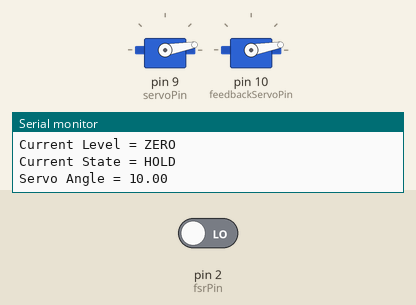
A sketch run on a simulated Arduino Uno, built with avr-gcc and run on an emulated ATmega328P. Shown: 2 × servo, the last lines printed to the serial monitor. The test bench sets the inputs (shaded band); at power-on: pin 2 (fsrPin) LOW.

Above: at 2.2 s.
2.3 s: pin 2 (fsrPin) driven HIGH
At 2.81 s:
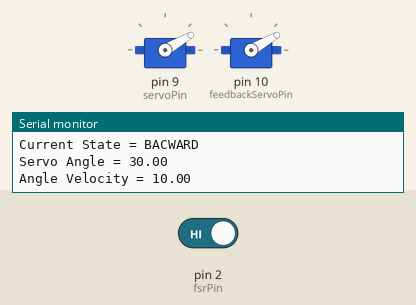
At 5.2 s:
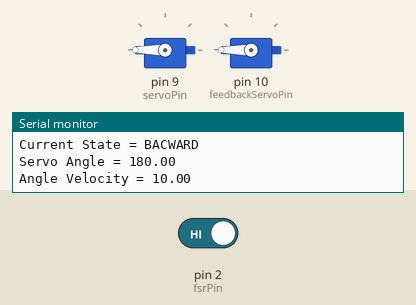
5.3 s: pin 2 (fsrPin) driven LOW
At 6.86 s:
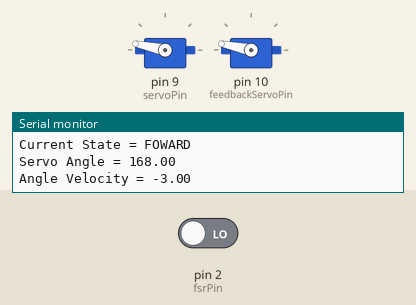
Timing chart, 0 to 14.3 s (numbered marks = the images above; inputs shaded):
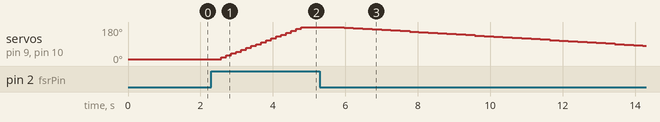

The sketch:

FSR400.ino
```cpp
#include <Servo.h>

// feedback states
#define HOLD 0
#define BACKWARD 1
#define FORWARD 2

// pressure level
#define ZERO 0
#define TRANSIENT 1
#define ONE 2

Servo servo;
Servo feedbackServo;

const int minAngle = 10;
const int maxAngle = 180;

int servoPin = 9;
int feedbackServoPin = 10;
int fsrPin = 2;
int fsrVal = 0;
int presLevel = ZERO;
int state = HOLD;
int next_state = state;
double servoAngle = 3;
double currAngle = servoAngle;
double angleVec = 0;

void setup(void) {

  servo.attach(servoPin,500,2400);
  servo.write(minAngle);
  feedbackServo.attach(feedbackServoPin,500,2400);
  feedbackServo.write(minAngle);
  Serial.begin(9600);
  delay(1000);
  Serial.print("\nReady to Go ...");
}

void loop(void) {

  Serial.print("\n");

  // evaluate current pressure level
  fsrVal = RCtime(fsrPin);
  presLevel = pressureLevel(fsrVal);

  // finite state machine
  Serial.print("\nCurrent State = ");
  switch(state) {
    case HOLD:
      Serial.print("HOLD");
      angleVec = 0;
      if(presLevel == ONE)
        next_state = BACKWARD;
      else if(presLevel == ZERO && isExhausted(currAngle))
        next_state = FORWARD;
      else
        next_state = HOLD;
      break;

    case BACKWARD:
      Serial.print("BACWARD");
      if(presLevel == TRANSIENT || presLevel == ZERO)
        next_state = HOLD;
      else
        next_state = BACKWARD;
      angleVec = 300.0 / double(fsrVal);
      ( angleVec > 10.0 ) ? angleVec = 10.0 : angleVec = angleVec;
      break;

    case FORWARD:
      Serial.print("FOWARD");
      if(presLevel == TRANSIENT || !isExhausted(currAngle))
        next_state = HOLD;
      else
        next_state = FORWARD;
        (servoAngle <= minAngle) ? angleVec = 0 : angleVec = -3;
      break;

    default:
      next_state = HOLD;
  }

  //////////////

  (servoAngle < minAngle) ? servoAngle=minAngle : (servoAngle > maxAngle) ? servoAngle=maxAngle : servoAngle += angleVec;
  servo.write(int(servoAngle));
  feedbackServo.write(int(servoAngle));
  Serial.print("\nServo Angle = ");
  Serial.print(servoAngle);
  Serial.print("\nAngle Velocity = ");
  Serial.print(angleVec);
  delay(100);
  currAngle = servoAngle;
  state = next_state;
}

// check if extented arm is exhausted
bool isExhausted(int currAngle) {

  if(currAngle > minAngle) {
    return  true;
  }
  else {
    return false;
  }

}

// evaluate current pressure level
int pressureLevel(int val) {

  Serial.print("\nCurrent Level = ");
  if(val >= 30000) {
    Serial.print("ZERO");
    return ZERO;
  }
  else if(val <= 500) {
    Serial.print("ONE");
    return ONE;
  }
  else {
    Serial.print("TRANSIENT");
    return TRANSIENT;
  }

}

// calculate RC time constant
int RCtime(int RCpin) {

  int reading = 0;
  pinMode(RCpin, OUTPUT);
  digitalWrite(RCpin, LOW);
  pinMode(RCpin, INPUT);
  while (digitalRead(RCpin) == LOW)
  {
    reading++;
    if (reading == 30000)
      break;
  }
  Serial.print("\nRC value = ");
  Serial.print(reading);
  return reading;

}
```

Measured:
- after the input at 2.3 s, servo on pin 9 (servoPin), servo on pin 10 (feedbackServoPin): moves from 10° to 180° over 2.2 s, starting after 0.28 s
- after the input at 5.3 s, servo on pin 9 (servoPin), servo on pin 10 (feedbackServoPin): moves from 180° to 81° over 8.2 s, starting after 0.67 s
